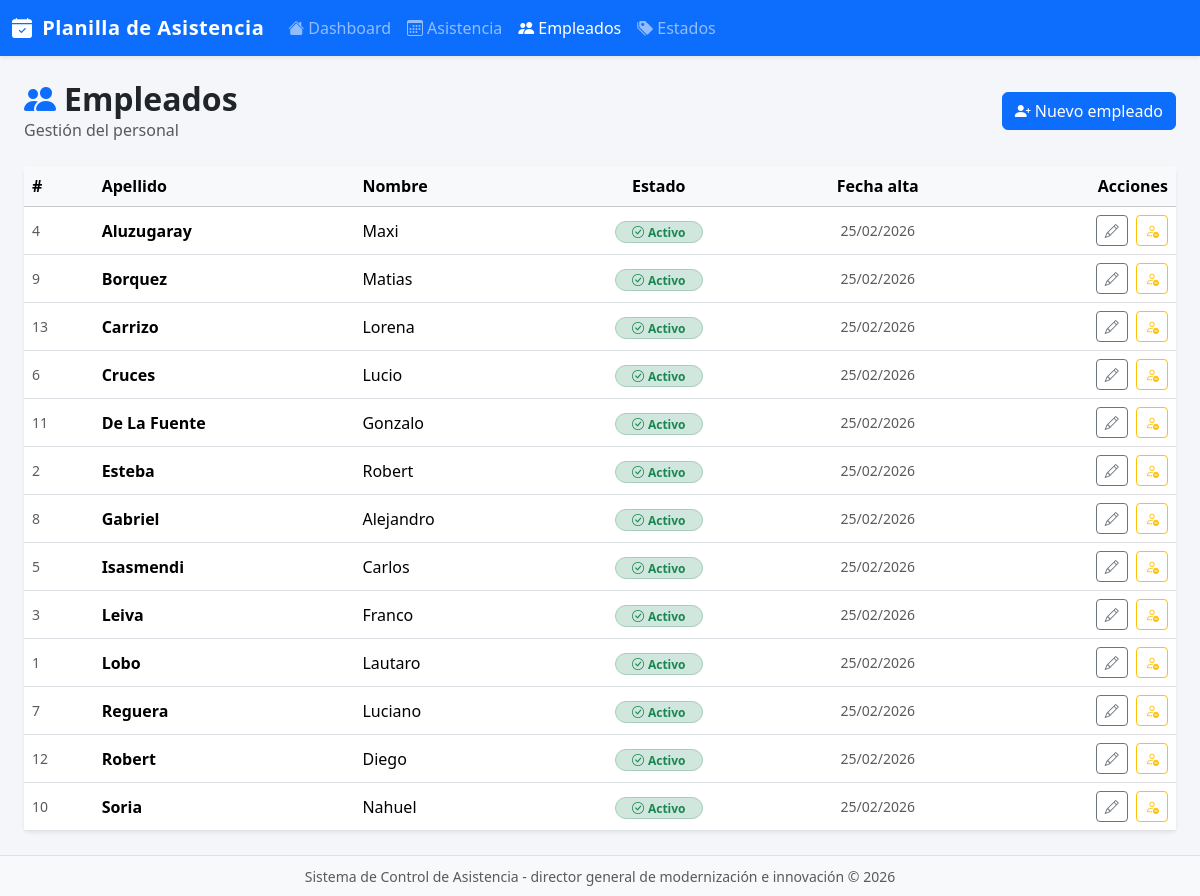
/empleados/, run on an earlier commit of the app's database.
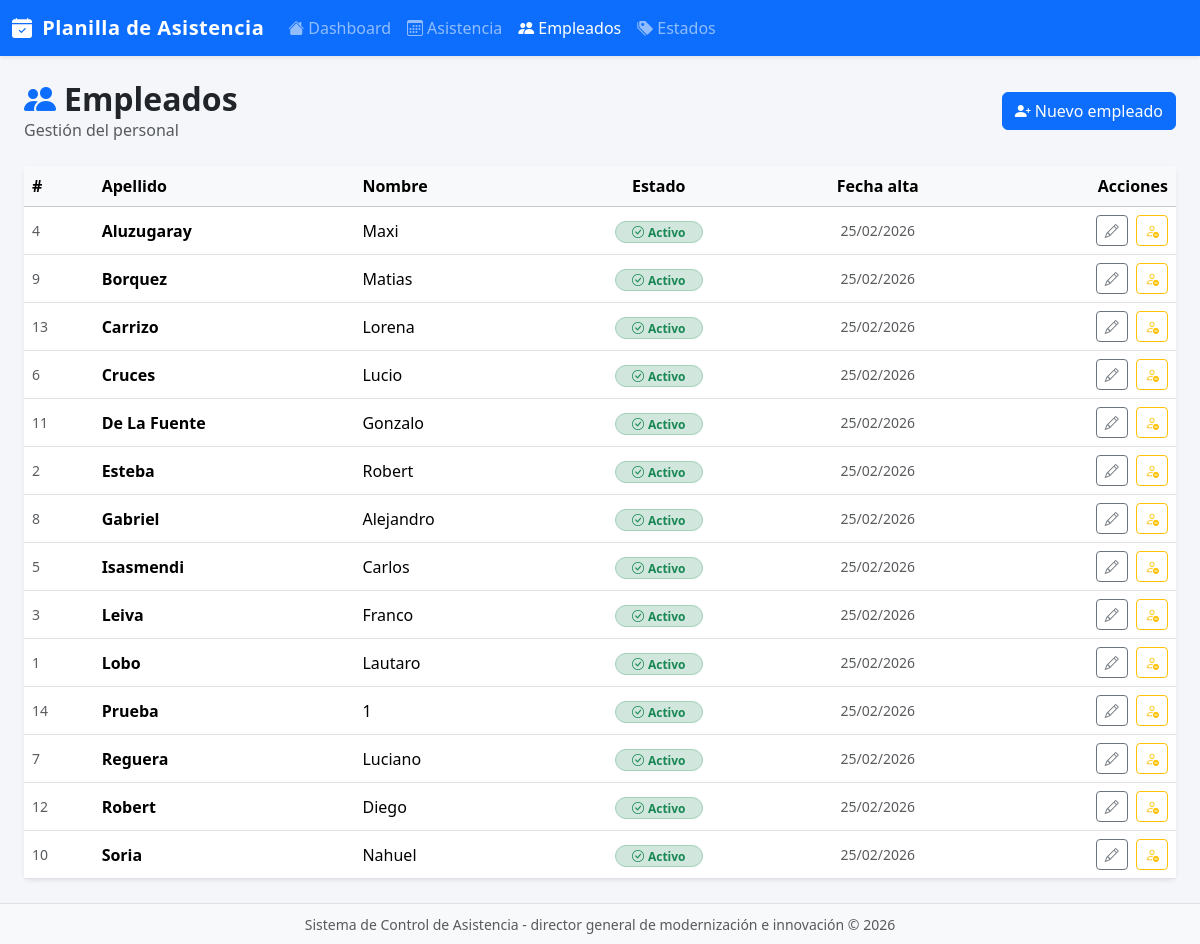
And on a later commit of the database.
### app/asistencia/models.py (models this page shows)
class Empleado(models.Model):
    nombre = models.CharField(max_length=100)
    apellido = models.CharField(max_length=100)
    activo = models.BooleanField(default=True)
    fecha_alta = models.DateField(auto_now_add=True)
    notas = models.TextField(blank=True)
    created_at = models.DateTimeField(auto_now_add=True)
    updated_at = models.DateTimeField(auto_now=True)
    class Meta:
        ordering = ['apellido', 'nombre']
        verbose_name = "Empleado"
        verbose_name_plural = "Empleados"
    def __str__(self):
        return f"{self.apellido}, {self.nombre}"

### app/asistencia/views.py (the view)
# urls.py: path('empleados/', views.empleados_lista, name='empleados_lista'),
def empleados_lista(request):
    empleados = Empleado.objects.all()
    return render(request, 'asistencia/empleados/lista.html', {'empleados': empleados})

### app/asistencia/templates/asistencia/empleados/lista.html (shortened to what this page needs)
{% extends 'asistencia/base.html' %}
{% block content %}
<div class="d-flex justify-content-between align-items-center mb-4">
  <div>
    <h2 class="fw-bold mb-0"><i class="bi bi-people-fill me-2 text-primary"></i>Empleados</h2>
    <p class="text-muted mb-0">Gestión del personal</p>
  </div>
  <a href="{% url 'empleados_crear' %}" class="btn btn-primary">
    <i class="bi bi-person-plus-fill me-1"></i>Nuevo empleado
  </a>
</div>
<div class="card border-0 shadow-sm">
  <div class="card-body p-0">
    <div class="table-responsive">
      <table class="table table-hover align-middle mb-0">
        <thead class="table-light">
          <tr>
            <th>#</th>
            <th>Apellido</th>
            <th>Nombre</th>
            <th class="text-center">Estado</th>
            <th class="text-center">Fecha alta</th>
            <th class="text-end">Acciones</th>
          </tr>
        </thead>
        <tbody>
          {% for emp in empleados %}
          <tr class="{% if not emp.activo %}table-secondary text-muted{% endif %}">
            <td class="text-muted small">{{ emp.pk }}</td>
            <td class="fw-semibold">{{ emp.apellido }}</td>
            <td>{{ emp.nombre }}</td>
            <td class="text-center">
              {% if emp.activo %}
                <span class="badge bg-success-subtle text-success border border-success-subtle rounded-pill px-3">
                  <i class="bi bi-check-circle me-1"></i>Activo
                </span>
              {% else %}
                <span class="badge bg-secondary-subtle text-secondary border border-secondary-subtle rounded-pill px-3">
                  <i class="bi bi-x-circle me-1"></i>Inactivo
                </span>
              {% endif %}
            </td>
            <td class="text-center text-muted small">{{ emp.fecha_alta|date:"d/m/Y" }}</td>
            <td class="text-end">
              <a href="{% url 'empleados_editar' emp.pk %}"
                 class="btn btn-sm btn-outline-secondary me-1">
                <i class="bi bi-pencil"></i>
              </a>
              {% if emp.activo %}
                <form method="post" action="{% url 'empleados_eliminar' emp.pk %}"
                      class="d-inline"
                      onsubmit="return confirm('¿Desactivar a {{ emp }}?')">
                  <button type="submit" class="btn btn-sm btn-outline-warning"
                          title="Desactivar">
                    <i class="bi bi-person-dash"></i>
                  </button>
                </form>
              {% endif %}
            </td>
          </tr>
          {% endfor %}
        </tbody>
      </table>
    </div>
  </div>
</div>
{% endblock %}

What changed in the data, as far as the page shows it:
added Empleado: pk "14", apellido "Prueba", nombre "1", activo True (drawn), fecha_alta "25/02/2026"
